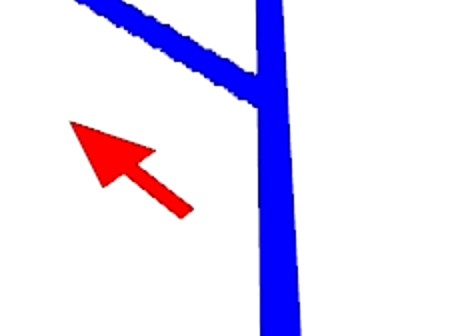
#> input picture codigo_alumnos2021/marcas_rdf/marcas-capturasStage/Flecha1.png, 462 x 336 px
$ jupyter execute --allow-errors marcas.ipynb
#> lines starting #> are read from the running program, lines starting #| are printed output that depends on the picture; after the words box and inside, x2 and y2 are one past the last pixel; in counts of white or black regions, pixels touching at a corner belong together
[cell 1]
import cv2
import numpy as np
import pandas as pd

[cell 2]
def get_image_from_file(file_name):
#> called with file_name = 'marcas-capturasStage/Flecha1.png'
	img = cv2.imread(file_name)
#> img is the input picture: shape (336, 462, 3); mean B, G, R 247.5, 222.4, 228.1
	maskim = cv2.inRange(img, (0, 0, 250), (0, 0, 255))
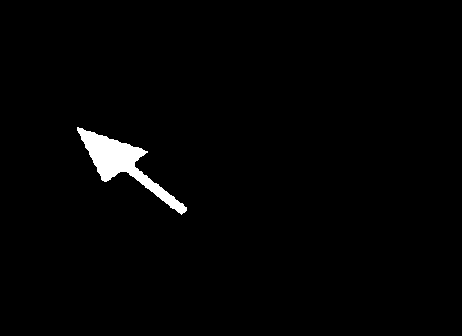
#> maskim: shape (336, 462); 1.6% white; 1 white region, box (x1, y1, x2, y2) and area: (77, 127, 187, 215) 2464
	img[maskim == 0] = [255, 255, 255]
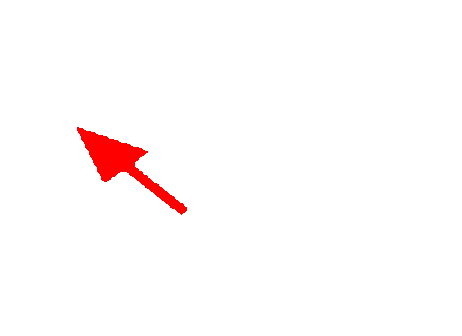
#> img: shape (336, 462, 3); 12.79% of pixels changed, all inside (x1, y1, x2, y2) = (68, 0, 303, 336)
	# img = cv2.GaussianBlur(img, (5, 5), 0)
	return img

#> (a cell that did not finish here is left out)

#> call 2 of get_image_from_file, with file_name = 'marcas-capturasStage/Flecha2.png'
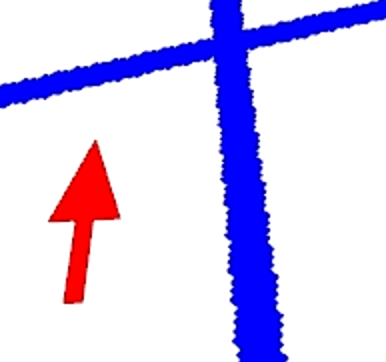
#> input picture codigo_alumnos2021/marcas_rdf/marcas-capturasStage/Flecha2.png, 386 x 362 px
#> in get_image_from_file, img is the input picture: shape (362, 386, 3); mean B, G, R 244.1, 206.7, 214.6
#> in get_image_from_file (call 2), `maskim = cv2.inRange(img, (0, 0, 250), (0, 0, 255))`:
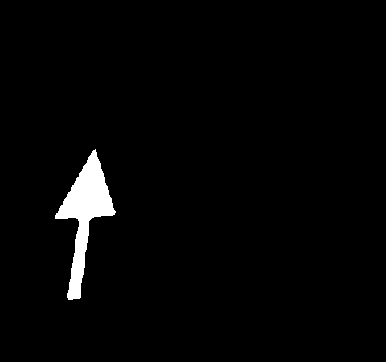
#> maskim: shape (362, 386); 2.3% white; 1 white region, box (x1, y1, x2, y2) and area: (55, 149, 116, 300) 3193
#> in get_image_from_file (call 2), `img[maskim == 0] = [255, 255, 255]`:
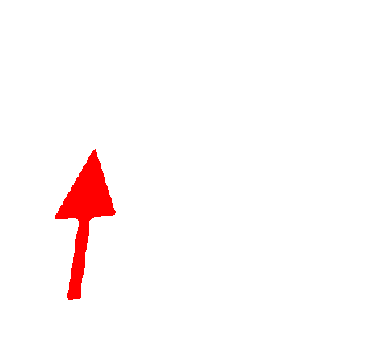
#> img: shape (362, 386, 3); 19.13% of pixels changed, all inside (x1, y1, x2, y2) = (0, 0, 386, 362)
#> call 3 of get_image_from_file, with file_name = 'marcas-capturasStage/Flecha3.png'
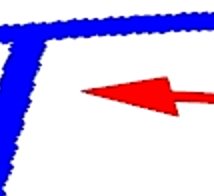
#> input picture codigo_alumnos2021/marcas_rdf/marcas-capturasStage/Flecha3.png, 214 x 196 px
#> in get_image_from_file, img is the input picture: shape (196, 214, 3); mean B, G, R 237.2, 195.4, 208.4
#> in get_image_from_file (call 3), `maskim = cv2.inRange(img, (0, 0, 250), (0, 0, 255))`:
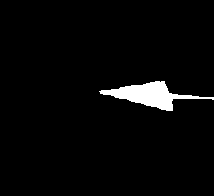
#> maskim: shape (196, 214); 3.2% white; 1 white region, box (x1, y1, x2, y2) and area: (99, 81, 214, 111) 1337
#> in get_image_from_file (call 3), `img[maskim == 0] = [255, 255, 255]`:
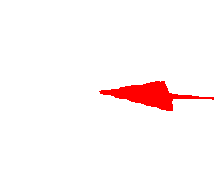
#> img: shape (196, 214, 3); mean B, G, R 246.9, 246.9, 255

man = [get_image_from_file('marcas-capturasStage/man-1.png'),
       get_image_from_file('marcas-capturasStage/man-2.png'),
       get_image_from_file('marcas-capturasStage/man-3.png'),
       get_image_from_file('marcas-capturasStage/man-4.png'),
       get_image_from_file('marcas-capturasStage/man-5.png'),
       get_image_from_file('marcas-capturasStage/man-6.png'),
       get_image_from_file('marcas-capturasStage/man-7.png'),
       get_image_from_file('marcas-capturasStage/man-8.png'),
       get_image_from_file('marcas-capturasStage/man-9.png'),
       get_image_from_file('marcas-capturasStage/man-10.png'),
       get_image_from_file('marcas-capturasStage/man-11.png'),
       get_image_from_file('marcas-capturasStage/man-12.png')]

stairs = [get_image_from_file('marcas-capturasStage/stairs-1.png'),
          get_image_from_file('marcas-capturasStage/stairs-2.png'),
          get_image_from_file('marcas-capturasStage/stairs-3.png'),
          get_image_from_file('marcas-capturasStage/stairs-4.png'),
          get_image_from_file('marcas-capturasStage/stairs-5.png'),
          get_image_from_file('marcas-capturasStage/stairs-6.png'),
          get_image_from_file('marcas-capturasStage/stairs-7.png'),
          get_image_from_file('marcas-capturasStage/stairs-8.png'),
          get_image_from_file('marcas-capturasStage/stairs-9.png'),
          get_image_from_file('marcas-capturasStage/stairs-10.png'),
          get_image_from_file('marcas-capturasStage/stairs-11.png'),
          get_image_from_file('marcas-capturasStage/stairs-12.png')]

telephone = [get_image_from_file('marcas-capturasStage/telephone-1.png'),
             get_image_from_file('marcas-capturasStage/telephone-2.png'),
             get_image_from_file('marcas-capturasStage/telephone-3.png'),
             get_image_from_file('marcas-capturasStage/telephone-4.png'),
             get_image_from_file('marcas-capturasStage/telephone-5.png'),
             get_image_from_file('marcas-capturasStage/telephone-6.png'),
             get_image_from_file('marcas-capturasStage/telephone-7.png'),
             get_image_from_file('marcas-capturasStage/telephone-8.png'),
             get_image_from_file('marcas-capturasStage/telephone-9.png'),
             get_image_from_file('marcas-capturasStage/telephone-10.png'),
             get_image_from_file('marcas-capturasStage/telephone-11.png'),
             get_image_from_file('marcas-capturasStage/telephone-12.png'),
             get_image_from_file('marcas-capturasStage/telephone-13.png'),
             get_image_from_file('marcas-capturasStage/telephone-14.png')]

woman = [get_image_from_file('marcas-capturasStage/woman-1.png'),
         get_image_from_file('marcas-capturasStage/woman-2.png'),
         get_image_from_file('marcas-capturasStage/woman-3.png'),
         get_image_from_file('marcas-capturasStage/woman-4.png'),
         get_image_from_file('marcas-capturasStage/woman-5.png'),
         get_image_from_file('marcas-capturasStage/woman-6.png'),
         get_image_from_file('marcas-capturasStage/woman-7.png'),
         get_image_from_file('marcas-capturasStage/woman-8.png'),
         get_image_from_file('marcas-capturasStage/woman-9.png'),
         get_image_from_file('marcas-capturasStage/woman-10.png'),
         get_image_from_file('marcas-capturasStage/woman-11.png'),
         get_image_from_file('marcas-capturasStage/woman-12.png'), ]

# cv2.imshow('Sample', flechas[0])
# cv2.waitKey(0)
# cv2.destroyAllWindows()

[cell 4]
def extract_features(img):
	img = cv2.cvtColor(img.copy(), cv2.COLOR_RGBA2GRAY)
	img = img - 255

	cont_list_im, hier = cv2.findContours(img, cv2.RETR_TREE, cv2.CHAIN_APPROX_NONE)

	# cont_list_im = np.array(cont_list_im)
	# cont_list_im = cont_list_im[np.array([cv2.contourArea(conto) for conto in cont_list_im]) > 10]
	orb = cv2.ORB_create()
	ellip = cv2.fitEllipse(cont_list_im[0])
	cen, ejes, angulo = np.array(ellip[0]), np.array(ellip[1]), ellip[2]
	kp = cv2.KeyPoint(cen[0], cen[1], np.mean(ejes) * 1.3, angulo - 90)
	lkp, des = orb.compute(img, [kp])

	return cont_list_im, ellip, lkp, des

#> (a cell that did not finish here is left out)

#> (a cell that did not finish here is left out)

[cell 7]
columns = ['area', 'momentx', 'momenty', 'label', 'm00', 'm10', 'm01', 'm20', 'm11', 'm02', 'm30', 'm21', 'm12', 'm03',
           'mu20', 'mu11', 'mu02', 'mu30', 'mu21', 'mu12', 'mu03', 'nu20', 'nu11', 'nu02', 'nu30', 'nu21', 'nu12',
           'nu03']
df = pd.DataFrame(columns=columns)
dess_df = pd.DataFrame(columns=['dess', 'label'])

#> (the rest of this cell did not finish here and is left out)

[cell 8]
def hammingDist(d1, d2):
	assert d1.dtype == np.uint8 and d2.dtype == np.uint8, "dtype must be uint8"
	d1_bits = np.unpackbits(d1)
	d2_bits = np.unpackbits(d2)
	return np.bitwise_xor(d1_bits, d2_bits).sum()

[cell 9]
dess_df.isna().value_counts()

[cell 10]
lista  =  []
for i in range(len(dess_df)):
	lista.append(np.unpackbits(dess_df.iloc[i]['dess']))
